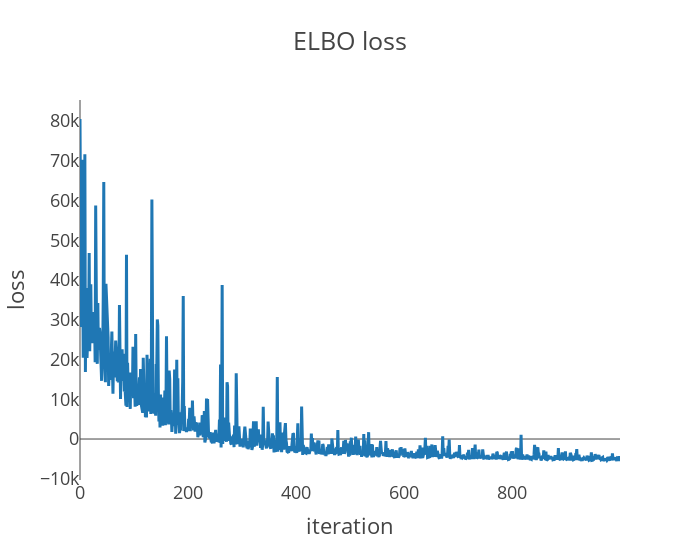
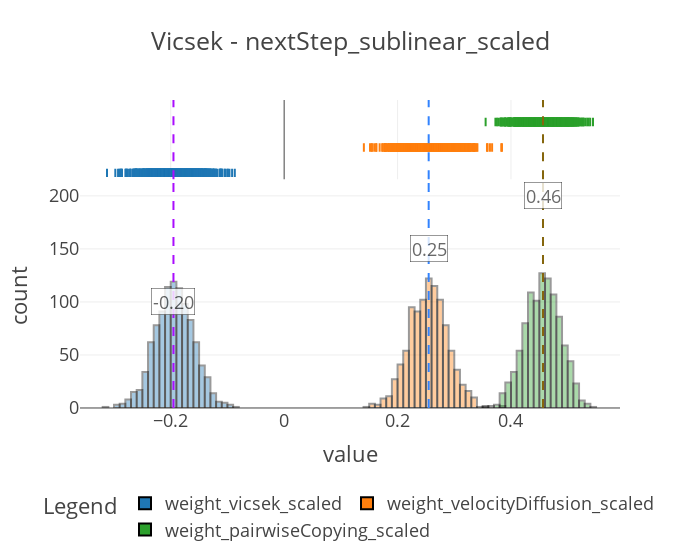
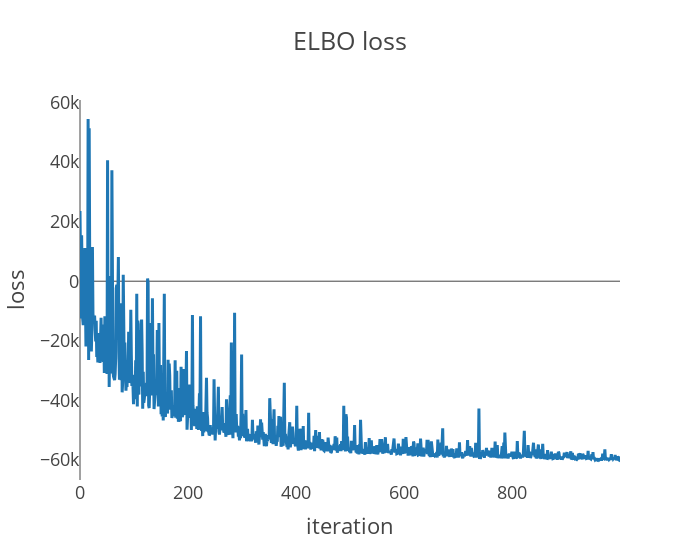
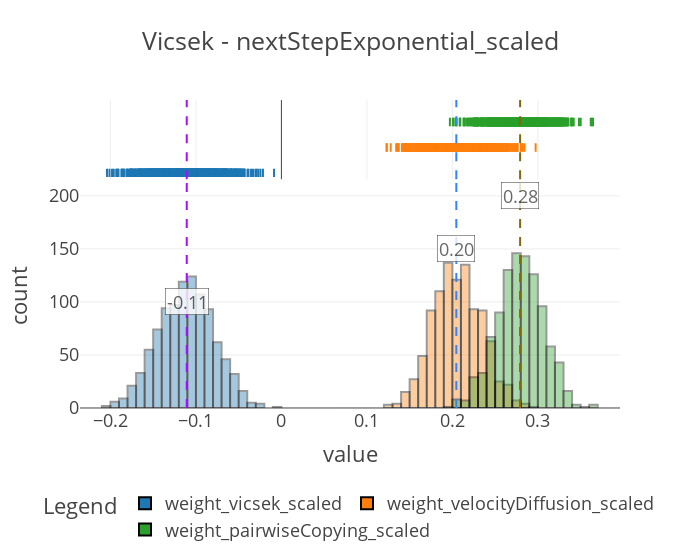

Notebook source saved alongside these figures, in order:
### Markdown cell above
### Inference using eCDF normalized predictors and scores

### Code cell
score_names = ["nextStep_sublinear_scaled", "nextStepExponential_scaled"]
predictor_names = ["vicsek_scaled", "velocityDiffusion_scaled","pairwiseCopying_scaled"]

for score_name in score_names:
    print("-"*50)
    print(f"Inference using {score_name} score")
    print("-"*50)
    predictors, score = get_tensors_for_inference(
        derivedDF, predictor_names=predictor_names, score_names=[score_name]
    )
    plot_density(predictors, score, "Vicsek only")
    
    model = FishModel(predictors, score)
    guide, samples = run_svi_and_get_samples(
        model, predictors, score, verbose=True, num_samples=1000, num_svi_iters=1000
    )
    plot_coefs(samples, f"Vicsek - {score_name}", nbins=100)
    evaluate_performance(
        model, guide, predictors, score, num_samples=100, sampling_fraction=0.5
    )

### Figure 1 — Plotly figure (JSON) as saved in the notebook; plotly's stock layout.template omitted (floating-point values rounded to 4 significant figures; data arrays with more than 128 entries replaced by an {"elided": "..."} marker saying what was removed)
{"data": [{"hovertemplate": "x=%{x}<br>y=%{y}<extra></extra>", "legendgroup": "", "line": {"color": "#1F77B4", "dash": "solid"}, "marker": {"symbol": "circle"}, "mode": "lines", "name": "", "orientation": "v", "showlegend": false, "type": "scatter", "x": {"elided": "1000 int values"}, "xaxis": "x", "y": {"elided": "1000 float values"}, "yaxis": "y"}], "layout": {"legend": {"tracegroupgap": 0}, "title": {"text": "ELBO loss"}, "width": 700, "xaxis": {"anchor": "y", "domain": [0, 1], "showgrid": false, "title": {"text": "iteration"}}, "yaxis": {"anchor": "x", "domain": [0, 1], "showgrid": false, "title": {"text": "loss"}}}}

### Figure 2 — Plotly figure (JSON) as saved in the notebook; plotly's stock layout.template omitted (floating-point values rounded to 4 significant figures; data arrays with more than 128 entries replaced by an {"elided": "..."} marker saying what was removed)
{"data": [{"alignmentgroup": "True", "bingroup": "x", "hovertemplate": "coefficient=weight_vicsek_scaled<br>value=%{x}<br>count=%{y}<extra></extra>", "legendgroup": "weight_vicsek_scaled", "marker": {"color": "#1F77B4", "line": {"color": "Black", "width": 2}, "opacity": 0.4, "pattern": {"shape": ""}}, "name": "weight_vicsek_scaled", "nbinsx": 100, "offsetgroup": "weight_vicsek_scaled", "orientation": "v", "showlegend": true, "type": "histogram", "x": {"elided": "1000 float values"}, "xaxis": "x", "yaxis": "y"}, {"alignmentgroup": "True", "boxpoints": "all", "fillcolor": "rgba(255,255,255,0)", "hoveron": "points", "hovertemplate": "coefficient=weight_vicsek_scaled<br>value=%{x}<extra></extra>", "jitter": 0, "legendgroup": "weight_vicsek_scaled", "line": {"color": "rgba(255,255,255,0)"}, "marker": {"color": "#1F77B4", "line": {"color": "Black", "width": 2}, "symbol": "line-ns-open"}, "name": "weight_vicsek_scaled", "offsetgroup": "weight_vicsek_scaled", "showlegend": false, "type": "box", "x": {"elided": "1000 float values"}, "xaxis": "x2", "yaxis": "y2"}, {"alignmentgroup": "True", "bingroup": "x", "hovertemplate": "coefficient=weight_velocityDiffusion_scaled<br>value=%{x}<br>count=%{y}<extra></extra>", "legendgroup": "weight_velocityDiffusion_scaled", "marker": {"color": "#FF7F0E", "line": {"color": "Black", "width": 2}, "opacity": 0.4, "pattern": {"shape": ""}}, "name": "weight_velocityDiffusion_scaled", "nbinsx": 100, "offsetgroup": "weight_velocityDiffusion_scaled", "orientation": "v", "showlegend": true, "type": "histogram", "x": {"elided": "1000 float values"}, "xaxis": "x", "yaxis": "y"}, {"alignmentgroup": "True", "boxpoints": "all", "fillcolor": "rgba(255,255,255,0)", "hoveron": "points", "hovertemplate": "coefficient=weight_velocityDiffusion_scaled<br>value=%{x}<extra></extra>", "jitter": 0, "legendgroup": "weight_velocityDiffusion_scaled", "line": {"color": "rgba(255,255,255,0)"}, "marker": {"color": "#FF7F0E", "line": {"color": "Black", "width": 2}, "symbol": "line-ns-open"}, "name": "weight_velocityDiffusion_scaled", "offsetgroup": "weight_velocityDiffusion_scaled", "showlegend": false, "type": "box", "x": {"elided": "1000 float values"}, "xaxis": "x2", "yaxis": "y2"}, {"alignmentgroup": "True", "bingroup": "x", "hovertemplate": "coefficient=weight_pairwiseCopying_scaled<br>value=%{x}<br>count=%{y}<extra></extra>", "legendgroup": "weight_pairwiseCopying_scaled", "marker": {"color": "#2CA02C", "line": {"color": "Black", "width": 2}, "opacity": 0.4, "pattern": {"shape": ""}}, "name": "weight_pairwiseCopying_scaled", "nbinsx": 100, "offsetgroup": "weight_pairwiseCopying_scaled", "orientation": "v", "showlegend": true, "type": "histogram", "x": {"elided": "1000 float values"}, "xaxis": "x", "yaxis": "y"}, {"alignmentgroup": "True", "boxpoints": "all", "fillcolor": "rgba(255,255,255,0)", "hoveron": "points", "hovertemplate": "coefficient=weight_pairwiseCopying_scaled<br>value=%{x}<extra></extra>", "jitter": 0, "legendgroup": "weight_pairwiseCopying_scaled", "line": {"color": "rgba(255,255,255,0)"}, "marker": {"color": "#2CA02C", "line": {"color": "Black", "width": 2}, "symbol": "line-ns-open"}, "name": "weight_pairwiseCopying_scaled", "offsetgroup": "weight_pairwiseCopying_scaled", "showlegend": false, "type": "box", "x": {"elided": "1000 float values"}, "xaxis": "x2", "yaxis": "y2"}], "layout": {"annotations": [{"bgcolor": "white", "bordercolor": "black", "borderwidth": 0.5, "opacity": 0.8, "showarrow": false, "text": "-0.20", "x": -0.1952, "y": 100}, {"bgcolor": "white", "bordercolor": "black", "borderwidth": 0.5, "opacity": 0.8, "showarrow": false, "text": "0.25", "x": 0.2548, "y": 150}, {"bgcolor": "white", "bordercolor": "black", "borderwidth": 0.5, "opacity": 0.8, "showarrow": false, "text": "0.46", "x": 0.4565, "y": 200}], "barmode": "overlay", "legend": {"orientation": "h", "title": {"text": "Legend"}, "tracegroupgap": 0, "x": 0.5, "xanchor": "center", "y": -0.25, "yanchor": "top"}, "shapes": [{"line": {"color": "#AA0DFE", "dash": "dash"}, "name": "Median (-0.19518081843852997)", "type": "line", "x0": -0.1952, "x1": -0.1952, "xref": "x", "y0": 0, "y1": 1, "yref": "y domain"}, {"line": {"color": "#AA0DFE", "dash": "dash"}, "name": "Median (-0.19518081843852997)", "type": "line", "x0": -0.1952, "x1": -0.1952, "xref": "x2", "y0": 0, "y1": 1, "yref": "y2 domain"}, {"line": {"color": "#3283FE", "dash": "dash"}, "name": "Median (0.2548482418060303)", "type": "line", "x0": 0.2548, "x1": 0.2548, "xref": "x", "y0": 0, "y1": 1, "yref": "y domain"}, {"line": {"color": "#3283FE", "dash": "dash"}, "name": "Median (0.2548482418060303)", "type": "line", "x0": 0.2548, "x1": 0.2548, "xref": "x2", "y0": 0, "y1": 1, "yref": "y2 domain"}, {"line": {"color": "#85660D", "dash": "dash"}, "name": "Median (0.45646315813064575)", "type": "line", "x0": 0.4565, "x1": 0.4565, "xref": "x", "y0": 0, "y1": 1, "yref": "y domain"}, {"line": {"color": "#85660D", "dash": "dash"}, "name": "Median (0.45646315813064575)", "type": "line", "x0": 0.4565, "x1": 0.4565, "xref": "x2", "y0": 0, "y1": 1, "yref": "y2 domain"}], "title": {"text": "Vicsek - nextStep_sublinear_scaled"}, "width": 700, "xaxis": {"anchor": "y", "domain": [0, 1], "title": {"text": "value"}}, "xaxis2": {"anchor": "y2", "domain": [0, 1], "matches": "x", "showgrid": true, "showticklabels": false}, "yaxis": {"anchor": "x", "domain": [0, 0.7326], "title": {"text": "count"}}, "yaxis2": {"anchor": "x2", "domain": [0.7426, 1], "matches": "y2", "showgrid": false, "showline": false, "showticklabels": false, "ticks": ""}}}

### Figure 3 — Plotly figure (JSON) as saved in the notebook; plotly's stock layout.template omitted (floating-point values rounded to 4 significant figures; data arrays with more than 128 entries replaced by an {"elided": "..."} marker saying what was removed)
{"data": [{"hovertemplate": "x=%{x}<br>y=%{y}<extra></extra>", "legendgroup": "", "line": {"color": "#1F77B4", "dash": "solid"}, "marker": {"symbol": "circle"}, "mode": "lines", "name": "", "orientation": "v", "showlegend": false, "type": "scatter", "x": {"elided": "1000 int values"}, "xaxis": "x", "y": {"elided": "1000 float values"}, "yaxis": "y"}], "layout": {"legend": {"tracegroupgap": 0}, "title": {"text": "ELBO loss"}, "width": 700, "xaxis": {"anchor": "y", "domain": [0, 1], "showgrid": false, "title": {"text": "iteration"}}, "yaxis": {"anchor": "x", "domain": [0, 1], "showgrid": false, "title": {"text": "loss"}}}}

### Figure 4 — Plotly figure (JSON) as saved in the notebook; plotly's stock layout.template omitted (floating-point values rounded to 4 significant figures; data arrays with more than 128 entries replaced by an {"elided": "..."} marker saying what was removed)
{"data": [{"alignmentgroup": "True", "bingroup": "x", "hovertemplate": "coefficient=weight_vicsek_scaled<br>value=%{x}<br>count=%{y}<extra></extra>", "legendgroup": "weight_vicsek_scaled", "marker": {"color": "#1F77B4", "line": {"color": "Black", "width": 2}, "opacity": 0.4, "pattern": {"shape": ""}}, "name": "weight_vicsek_scaled", "nbinsx": 100, "offsetgroup": "weight_vicsek_scaled", "orientation": "v", "showlegend": true, "type": "histogram", "x": {"elided": "1000 float values"}, "xaxis": "x", "yaxis": "y"}, {"alignmentgroup": "True", "boxpoints": "all", "fillcolor": "rgba(255,255,255,0)", "hoveron": "points", "hovertemplate": "coefficient=weight_vicsek_scaled<br>value=%{x}<extra></extra>", "jitter": 0, "legendgroup": "weight_vicsek_scaled", "line": {"color": "rgba(255,255,255,0)"}, "marker": {"color": "#1F77B4", "line": {"color": "Black", "width": 2}, "symbol": "line-ns-open"}, "name": "weight_vicsek_scaled", "offsetgroup": "weight_vicsek_scaled", "showlegend": false, "type": "box", "x": {"elided": "1000 float values"}, "xaxis": "x2", "yaxis": "y2"}, {"alignmentgroup": "True", "bingroup": "x", "hovertemplate": "coefficient=weight_velocityDiffusion_scaled<br>value=%{x}<br>count=%{y}<extra></extra>", "legendgroup": "weight_velocityDiffusion_scaled", "marker": {"color": "#FF7F0E", "line": {"color": "Black", "width": 2}, "opacity": 0.4, "pattern": {"shape": ""}}, "name": "weight_velocityDiffusion_scaled", "nbinsx": 100, "offsetgroup": "weight_velocityDiffusion_scaled", "orientation": "v", "showlegend": true, "type": "histogram", "x": {"elided": "1000 float values"}, "xaxis": "x", "yaxis": "y"}, {"alignmentgroup": "True", "boxpoints": "all", "fillcolor": "rgba(255,255,255,0)", "hoveron": "points", "hovertemplate": "coefficient=weight_velocityDiffusion_scaled<br>value=%{x}<extra></extra>", "jitter": 0, "legendgroup": "weight_velocityDiffusion_scaled", "line": {"color": "rgba(255,255,255,0)"}, "marker": {"color": "#FF7F0E", "line": {"color": "Black", "width": 2}, "symbol": "line-ns-open"}, "name": "weight_velocityDiffusion_scaled", "offsetgroup": "weight_velocityDiffusion_scaled", "showlegend": false, "type": "box", "x": {"elided": "1000 float values"}, "xaxis": "x2", "yaxis": "y2"}, {"alignmentgroup": "True", "bingroup": "x", "hovertemplate": "coefficient=weight_pairwiseCopying_scaled<br>value=%{x}<br>count=%{y}<extra></extra>", "legendgroup": "weight_pairwiseCopying_scaled", "marker": {"color": "#2CA02C", "line": {"color": "Black", "width": 2}, "opacity": 0.4, "pattern": {"shape": ""}}, "name": "weight_pairwiseCopying_scaled", "nbinsx": 100, "offsetgroup": "weight_pairwiseCopying_scaled", "orientation": "v", "showlegend": true, "type": "histogram", "x": {"elided": "1000 float values"}, "xaxis": "x", "yaxis": "y"}, {"alignmentgroup": "True", "boxpoints": "all", "fillcolor": "rgba(255,255,255,0)", "hoveron": "points", "hovertemplate": "coefficient=weight_pairwiseCopying_scaled<br>value=%{x}<extra></extra>", "jitter": 0, "legendgroup": "weight_pairwiseCopying_scaled", "line": {"color": "rgba(255,255,255,0)"}, "marker": {"color": "#2CA02C", "line": {"color": "Black", "width": 2}, "symbol": "line-ns-open"}, "name": "weight_pairwiseCopying_scaled", "offsetgroup": "weight_pairwiseCopying_scaled", "showlegend": false, "type": "box", "x": {"elided": "1000 float values"}, "xaxis": "x2", "yaxis": "y2"}], "layout": {"annotations": [{"bgcolor": "white", "bordercolor": "black", "borderwidth": 0.5, "opacity": 0.8, "showarrow": false, "text": "-0.11", "x": -0.1108, "y": 100}, {"bgcolor": "white", "bordercolor": "black", "borderwidth": 0.5, "opacity": 0.8, "showarrow": false, "text": "0.20", "x": 0.2046, "y": 150}, {"bgcolor": "white", "bordercolor": "black", "borderwidth": 0.5, "opacity": 0.8, "showarrow": false, "text": "0.28", "x": 0.2792, "y": 200}], "barmode": "overlay", "legend": {"orientation": "h", "title": {"text": "Legend"}, "tracegroupgap": 0, "x": 0.5, "xanchor": "center", "y": -0.25, "yanchor": "top"}, "shapes": [{"line": {"color": "#AA0DFE", "dash": "dash"}, "name": "Median (-0.11075057089328766)", "type": "line", "x0": -0.1108, "x1": -0.1108, "xref": "x", "y0": 0, "y1": 1, "yref": "y domain"}, {"line": {"color": "#AA0DFE", "dash": "dash"}, "name": "Median (-0.11075057089328766)", "type": "line", "x0": -0.1108, "x1": -0.1108, "xref": "x2", "y0": 0, "y1": 1, "yref": "y2 domain"}, {"line": {"color": "#3283FE", "dash": "dash"}, "name": "Median (0.20460110902786255)", "type": "line", "x0": 0.2046, "x1": 0.2046, "xref": "x", "y0": 0, "y1": 1, "yref": "y domain"}, {"line": {"color": "#3283FE", "dash": "dash"}, "name": "Median (0.20460110902786255)", "type": "line", "x0": 0.2046, "x1": 0.2046, "xref": "x2", "y0": 0, "y1": 1, "yref": "y2 domain"}, {"line": {"color": "#85660D", "dash": "dash"}, "name": "Median (0.2792354226112366)", "type": "line", "x0": 0.2792, "x1": 0.2792, "xref": "x", "y0": 0, "y1": 1, "yref": "y domain"}, {"line": {"color": "#85660D", "dash": "dash"}, "name": "Median (0.2792354226112366)", "type": "line", "x0": 0.2792, "x1": 0.2792, "xref": "x2", "y0": 0, "y1": 1, "yref": "y2 domain"}], "title": {"text": "Vicsek - nextStepExponential_scaled"}, "width": 700, "xaxis": {"anchor": "y", "domain": [0, 1], "title": {"text": "value"}}, "xaxis2": {"anchor": "y2", "domain": [0, 1], "matches": "x", "showgrid": true, "showticklabels": false}, "yaxis": {"anchor": "x", "domain": [0, 0.7326], "title": {"text": "count"}}, "yaxis2": {"anchor": "x2", "domain": [0.7426, 1], "matches": "y2", "showgrid": false, "showline": false, "showticklabels": false, "ticks": ""}}}
